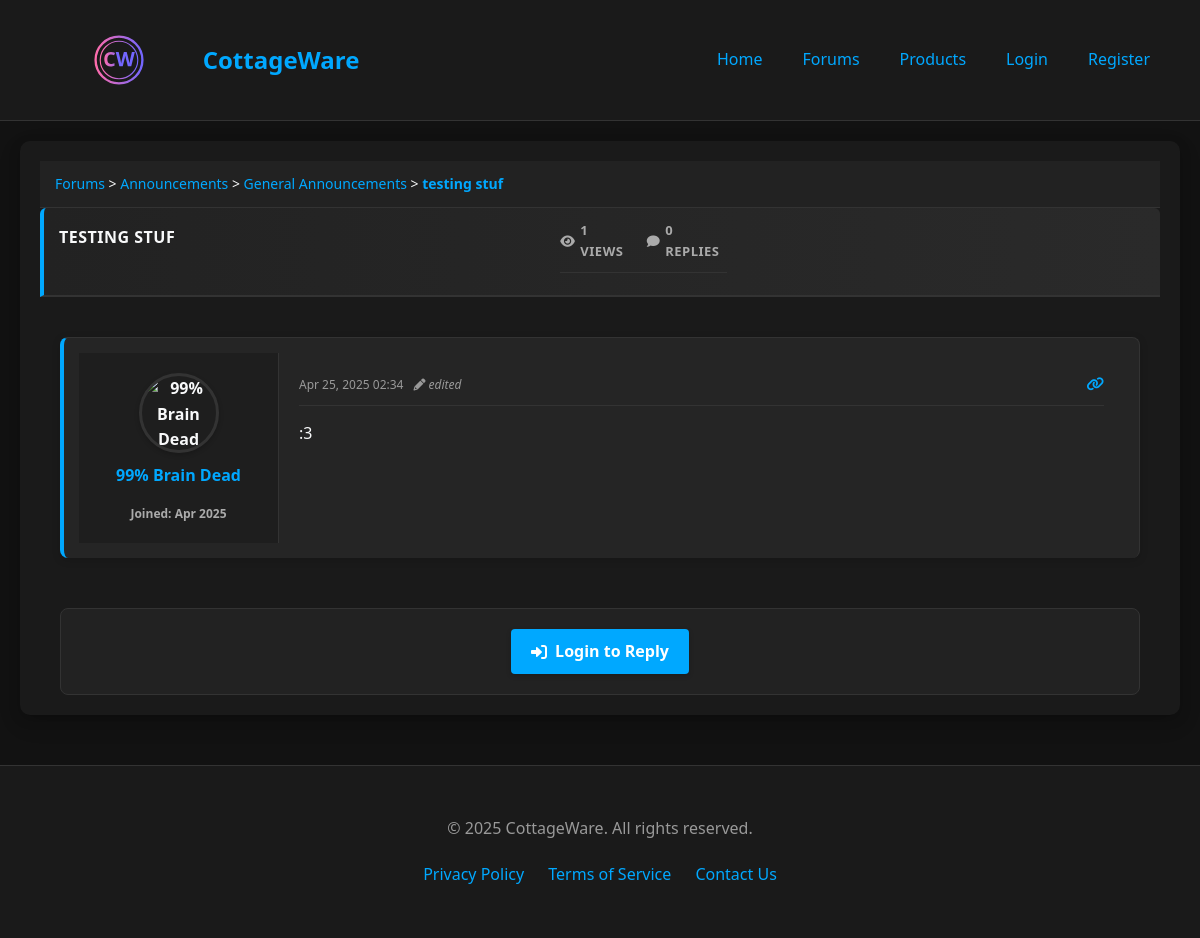
Screenshot of /thread/1 with the database file from the repository.
### models.py (models this page shows, shortened)
class Category(Base):
    __tablename__ = "categories"
    id = Column(Integer, primary_key=True, index=True)
    name = Column(String(100), unique=True)
    description = Column(String(255))
    order = Column(Integer, default=0)
    is_public = Column(Boolean, default=True)
    forums = relationship("Forum", back_populates="category")

class Forum(Base):
    __tablename__ = "forums"
    ACCESS_PUBLIC = 0  # Everyone can access
    ACCESS_REGISTERED = 1  # Only registered users
    ACCESS_CUSTOMER = 2  # Only customers (tier 2+)
    ACCESS_MODERATOR = 3  # Only moderators (tier 3+)
    ACCESS_ADMIN = 4  # Only admins (tier 4+)
    ACCESS_OWNER = 5  # Only owner (tier 5)
    id = Column(Integer, primary_key=True, index=True)
    category_id = Column(Integer, ForeignKey("categories.id"))
    name = Column(String(100))
    description = Column(String(255))
    order = Column(Integer, default=0)
    is_public = Column(Boolean, default=True)
    access_level = Column(Integer, default=0)  # Default to public access
    category = relationship("Category", back_populates="forums")
    threads = relationship("Thread", back_populates="forum")

class Thread(Base):
    __tablename__ = "threads"
    id = Column(Integer, primary_key=True, index=True)
    forum_id = Column(Integer, ForeignKey("forums.id"))
    author_id = Column(Integer, ForeignKey("users.id"))
    title = Column(String(255))
    content = Column(Text)
    created_at = Column(DateTime, default=func.now())
    updated_at = Column(DateTime, default=func.now(), onupdate=func.now())
    is_sticky = Column(Boolean, default=False)
    is_locked = Column(Boolean, default=False)
    views = Column(Integer, default=0)
    forum = relationship("Forum", back_populates="threads")
    author = relationship("User", back_populates="threads")
    posts = relationship("Post", back_populates="thread")

class UserProfile(Base):
    __tablename__ = "user_profiles"
    TIER_UNREGISTERED = 0
    TIER_REGISTERED = 1
    TIER_CUSTOMER = 2
    TIER_MODERATOR = 3
    TIER_ADMIN = 4
    TIER_OWNER = 5
    id = Column(Integer, primary_key=True, index=True)
    user_id = Column(Integer, ForeignKey("users.id"), unique=True)
    display_name = Column(String(32), nullable=True)  # Display name (1-32 chars)
    bio = Column(Text, nullable=True)
    location = Column(String(100), nullable=True)
    website = Column(String(255), nullable=True)
    signature = Column(Text, nullable=True)
    account_tier = Column(Integer, default=1)  # Default to registered
    reputation = Column(Integer, default=0)
    discord = Column(String(100), nullable=True)
    user = relationship("User", back_populates="profile")

class User(Base):
    __tablename__ = "users"
    id = Column(Integer, primary_key=True, index=True)
    email = Column(String(255), unique=True, index=True)
    username = Column(String(50), unique=True, index=True)
    hashed_password = Column(String(255), nullable=True)  # Nullable for OAuth users
    is_active = Column(Boolean, default=True)
    is_oauth = Column(Boolean, default=False)
    oauth_provider = Column(String(50), nullable=True)
    oauth_id = Column(String(255), nullable=True)
    created_at = Column(DateTime, default=func.now())
    avatar_url = Column(String(255), nullable=True)
    roles = relationship("Role", secondary=user_roles, back_populates="users")
    threads = relationship("Thread", back_populates="author")
    posts = relationship("Post", back_populates="author")
    profile = relationship("UserProfile", back_populates="user", uselist=False)

### main.py (the view)
@app.get("/thread/{thread_id}", response_class=HTMLResponse)
async def read_thread(thread_id: int, request: Request, db: Session = Depends(get_db), current_user: User = Depends(get_optional_user)):
    thread = db.query(Thread).filter(Thread.id == thread_id).first()
    if not thread:
        raise HTTPException(status_code=404, detail="Thread not found")
    if not thread.forum.can_access(current_user):
        raise HTTPException(status_code=403, detail="You don't have permission to view this thread")
    if current_user:
        existing_view = db.query(ThreadView).filter(
            ThreadView.thread_id == thread_id,
            ThreadView.user_id == current_user.id
        ).first()
        if not existing_view:
            thread.views += 1
            thread_view = ThreadView(
                thread_id=thread_id,
                user_id=current_user.id
            )
            db.add(thread_view)
            db.commit()
        else:
            existing_view.viewed_at = datetime.now()
            db.commit()
    else:
        thread.views += 1
        db.commit()
    posts = db.query(Post).filter(Post.thread_id == thread_id).order_by(Post.created_at).all()
    filtered_posts = []
    for post in posts:
        if post.author_id == current_user.id if current_user else False:
            filtered_posts.append(post)
        elif thread.forum.is_public or (current_user and current_user.profile and current_user.profile.account_tier >= thread.forum.access_level):
            filtered_posts.append(post)
    posts = filtered_posts
    thread.content = render_markdown(thread.content)
    if thread.author.profile and thread.author.profile.signature:
        thread.author.profile.signature = render_markdown(thread.author.profile.signature)
    for post in posts:
        post.content = render_markdown(post.content)
        if post.author.profile and post.author.profile.signature:
            post.author.profile.signature = render_markdown(post.author.profile.signature)
    return templates.TemplateResponse(
        "thread.html",
        {
            "request": request,
            "current_user": current_user,
            "thread": thread,
            "posts": posts,
            "reply_count": len(posts) - 1 if len(posts) > 0 else 0
        }
    )

### templates/thread.html (shortened to what this page needs)
<!DOCTYPE html>
<html lang="en">
<head>
  <link rel="stylesheet" href="/static/style.css">
  <link rel="stylesheet" href="/static/css/forum-improvements.css">
  <link rel="stylesheet" href="https://cdnjs.cloudflare.com/ajax/libs/font-awesome/6.0.0-beta3/css/all.min.css">
  <link rel="stylesheet" href="https://cdnjs.cloudflare.com/ajax/libs/highlight.js/11.7.0/styles/default.min.css">
</head>
<body>
  {% include 'includes/navbar.html' %}
  <main class="container">
    <section class="thread-detail">
      <div class="thread-breadcrumb">
        <a href="/forum">Forums</a> &gt;
        <a href="/forum/{{ thread.forum.category_id }}">{{ thread.forum.category.name }}</a> &gt;
        <a href="/forum/{{ thread.forum_id }}">{{ thread.forum.name }}</a> &gt;
        <span>{{ thread.title }}</span>
      </div>
      <div class="thread-header">
        <h2 class="thread-title">
          {{ thread.title }}
        </h2>
        <div class="thread-meta">
          <span class="thread-views">
            <i class="fas fa-eye"></i> {{ thread.views }} views
          </span>
          <span class="thread-replies">
            <i class="fas fa-comment"></i> {{ reply_count }} replies
          </span>
        </div>
      </div>
      <div class="posts-list">
        <div id="post-{{ thread.id }}" class="post original-post">
          <div class="post-sidebar">
            <div class="post-author">
              <div class="author-avatar">
                {% if thread.author.avatar_url %}
                  <img src="{{ thread.author.avatar_url }}" alt="{{ thread.author.profile.display_name or thread.author.username }}" onerror="this.onerror=null; this.src='/static/images/default-avatar.png';">
                {% else %}
                  <div class="avatar-placeholder">
                    {{ thread.author.username[0].upper() }}
                  </div>
                {% endif %}
              </div>
              <div class="author-name"><a href="/users/{{ thread.author.username }}.{{ thread.author.id }}" class="user-profile-link">{{ thread.author.profile.display_name or thread.author.username }}</a></div>
              <div class="author-joined">
                Joined: {{ thread.author.created_at.strftime('%b %Y') }}
              </div>
            </div>
          </div>
          <div class="post-content">
            <div class="post-header">
              <div class="post-date">
                {{ thread.created_at.strftime('%b %d, %Y %H:%M') }}
                {% if thread.updated_at and thread.updated_at != thread.created_at %}
                  <span class="post-edited" title="Last edited: {{ thread.updated_at.strftime('%b %d, %Y %H:%M') }}">
                    <i class="fas fa-pencil-alt"></i> edited
                  </span>
                {% endif %}
              </div>
              <div class="post-actions">
                <a href="#post-{{ thread.id }}" class="post-link" title="Link to this post">
                  <i class="fas fa-link"></i>
                </a>
              </div>
            </div>
            <div class="post-body">
              {{ thread.content|safe }}
            </div>
          </div>
        </div>
      </div>
      {% if current_user and not thread.is_locked %}
        <div class="reply-form-container">
          <h3>Post a Reply</h3>
          <form class="reply-form" method="post" action="/thread/{{ thread.id }}/reply">
            <div class="form-group">
              <textarea name="content" rows="5" required placeholder="Write your reply here..."></textarea>
            </div>
            <div class="form-actions">
              <button type="submit" class="btn">Post Reply</button>
            </div>
          </form>
        </div>
      {% elif thread.is_locked %}
        <div class="thread-locked-message">
          <i class="fas fa-lock"></i> This thread is locked. No new replies can be posted.
        </div>
      {% elif not current_user %}
        <div class="login-to-reply">
          <a href="/login?next=/thread/{{ thread.id }}" class="btn">
            <i class="fas fa-sign-in-alt"></i> Login to Reply
          </a>
        </div>
      {% endif %}
    </section>
  </main>
  {% include 'includes/footer.html' %}
</body>
</html>

### static/style.css (style rules this page uses)
* { margin: 0; padding: 0; box-sizing: border-box; font-family: 'Segoe UI', Tahoma, Geneva, Verdana, sans-serif; transition: all 0.3s ease; }
body { background-color: #121212; color: #f8f9fa; line-height: 1.6; }
.container { max-width: 1200px; margin: 0 auto; padding: 20px; }
a:not(.btn):not([class*="button"]) { color: #00a8ff; text-decoration: none; transition: color 0.2s ease; }
main { padding: 30px 0; }
.btn { padding: 10px 20px; border-radius: 4px; font-size: 16px; font-weight: 500; cursor: pointer; transition: all 0.3s ease; border: none; }
.post { padding: 15px; border-bottom: 1px solid #333; margin-bottom: 10px; }
.post:last-child { border-bottom: none; margin-bottom: 0; }
.post-header { display: flex; justify-content: space-between; margin-bottom: 10px; }
.post-author { font-weight: 600; color: #00a8ff; }
.post-content { color: #f8f9fa; }
.btn { display: inline-block; padding: 10px 20px; background-color: #00a8ff; color: #fff; text-decoration: none; border-radius: 4px; font-weight: 600; transition: all 0.3s cubic-bezier(0.25, 0.8, 0.25, 1); box-shadow: 0 2px 5px rgba(0, 0, 0, 0.2); }
.post-author { color: #f8f9fa; }
.thread-header { display: grid; grid-template-columns: 3fr 1fr 1fr 1.5fr; padding: 10px 15px; background-color: #2a2a2a; border-radius: 4px 4px 0 0; font-weight: 600; color: #f8f9fa; }
.thread-title { color: #f8f9fa; text-decoration: none; font-weight: 500; display: block; margin-bottom: 5px; }
.thread-detail { background-color: #1a1a1a; border-radius: 8px; padding: 20px; margin-bottom: 30px; }
.thread-header { margin-bottom: 20px; padding-bottom: 15px; border-bottom: 1px solid #333; }
.thread-title { font-size: 24px; color: #f8f9fa; margin-bottom: 10px; display: flex; align-items: center; }
.thread-meta { display: flex; gap: 15px; color: #999; font-size: 14px; }
.posts-list { margin-bottom: 30px; }
.post { display: flex; margin-bottom: 20px; background-color: #222; border-radius: 4px; overflow: hidden; transition: all 0.3s cubic-bezier(0.25, 0.8, 0.25, 1); box-shadow: 0 1px 3px rgba(0, 0, 0, 0.12), 0 1px 2px rgba(0, 0, 0, 0.24); }
.post.original-post { background-color: #252525; }
.post-sidebar { width: 200px; padding: 20px; background-color: #1a1a1a; border-right: 1px solid #333; }
.post-author { text-align: center; }
.author-avatar { width: 80px; height: 80px; margin: 0 auto 10px; border-radius: 50%; overflow: hidden; }
.author-avatar img { width: 100%; height: 100%; object-fit: cover; }
.author-name { font-size: 16px; font-weight: 600; color: #f8f9fa; margin-bottom: 5px; }
.author-joined { font-size: 12px; color: #999; }
.post-content { flex: 1; padding: 20px; }
.post-header { display: flex; justify-content: space-between; margin-bottom: 15px; padding-bottom: 10px; border-bottom: 1px solid #333; color: #999; font-size: 14px; }
.post-actions a { color: #999; margin-left: 10px; text-decoration: none; }
.post-body { color: #f8f9fa; line-height: 1.6; margin-bottom: 20px; word-break: break-word; }
.login-to-reply { text-align: center; margin-top: 20px; }
.post-header, .thread-meta { display: flex; justify-content: space-between; margin-bottom: 10px; padding-bottom: 10px; border-bottom: 1px solid #333; }
.post-thread, .thread-title { color: #00a8ff; text-decoration: none; font-weight: 500; }
.post-date, .thread-date, .thread-forum { color: #999; font-size: 12px; }
.post-body { color: #f8f9fa; line-height: 1.6; }
.user-profile-link { color: #a3d4ff; text-decoration: none; transition: color 0.2s ease; }

### rows the page displays
Category: forum.category.name "Announcements"
Forum: forum.name "General Announcements"
Thread: title "testing stuf", title "TESTING STUF", views "1", created_at "Apr 25, 2025 02:34", content ":3"
UserProfile: author.profile "99% Brain Dead"
User: author.created_at "Apr 2025"

### other values shown
{{ reply_count }} "0"
